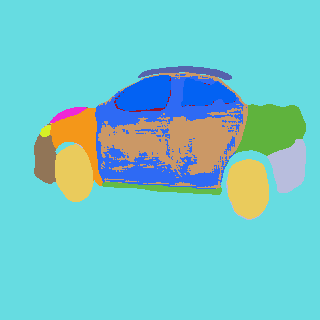
#> input picture segmented_image.png, 320 x 320 px
$ python poligons_from_seg.py
#> lines starting #> are read from the running program, lines starting #| are printed output that depends on the picture; after the words box and inside, x2 and y2 are one past the last pixel; in counts of white or black regions, pixels touching at a corner belong together
import cv2
import numpy as np

def image_to_polygon_vertices(image_path):
    """
    Converts a segmented image into a list of polygons for each segment.

    :param image_path: Path to the segmented image file.
    :return: A list of lists of (x, y) tuples representing the vertices of each polygon.
    """
#> called with image_path = 'segmented_image.png'
    # Load the image
    image = cv2.imread(image_path)
#> image is the input picture: shape (320, 320, 3); mean B, G, R 203.8, 200.9, 111.5
    if image is None:
        raise FileNotFoundError(f"Image at {image_path} not found.")

    # Convert to grayscale
    grayscale = cv2.cvtColor(image, cv2.COLOR_BGR2GRAY)
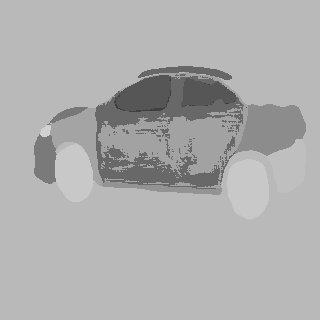
#> grayscale: shape (320, 320); min 63, max 209, mean 174.3

    # Threshold the grayscale image to create binary masks for each unique segment
    unique_values = np.unique(grayscale)  # Get unique intensity values (segments)
#> unique_values = [63, 86, 103, 104, 119, 122, 140, 147, 162, 164, 185, 191, 200, 209]

    polygons = []

    for value in unique_values:
        # Create a binary mask for the current segment
        mask = cv2.inRange(grayscale, int(value), int(value))

        # Find contours for the current mask
        contours, _ = cv2.findContours(mask, cv2.RETR_EXTERNAL, cv2.CHAIN_APPROX_SIMPLE)

        for contour in contours:
            # Approximate the contour to reduce the number of points
            epsilon = 0.01 * cv2.arcLength(contour, True)
            approx_vertices = cv2.approxPolyDP(contour, epsilon, True)

            # Convert to a list of (x, y) tuples
            vertices = [(point[0][0], point[0][1]) for point in approx_vertices]
            polygons.append(vertices)
#> this loop made 14 passes
#> value on passes 1, 2, 3, 4, 5, 6, 7, 8, 9, 10, 12, 13: 63, 86, 103, 104, 119, 122, 140, 147, 162, 164, 191, 200
#> (value, contours) on pass 11: (185, [[[0, 0], [0, 319], [319, 319], [319, 0]]])
#> pass 1, in image_to_polygon_vertices, `mask = cv2.inRange(grayscale, int(value), int(value))`:
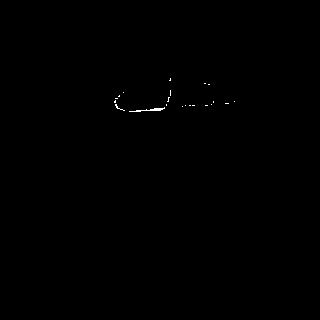
#> mask: shape (320, 320); 0.13% white in thin lines or dots, all inside (x1, y1, x2, y2) = (114, 78, 235, 112)
#> pass 2, in image_to_polygon_vertices, `mask = cv2.inRange(grayscale, int(value), int(value))`:
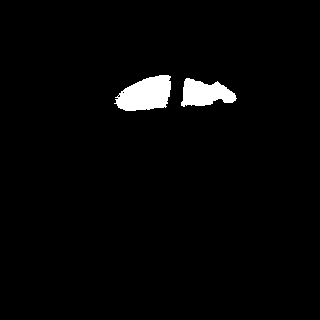
#> mask: shape (320, 320); 2.5% white; 2 white regions, box (x1, y1, x2, y2) and area: (114, 75, 171, 111) 1463, (181, 78, 237, 107) 1059
#> pass 3, in image_to_polygon_vertices, `mask = cv2.inRange(grayscale, int(value), int(value))`:
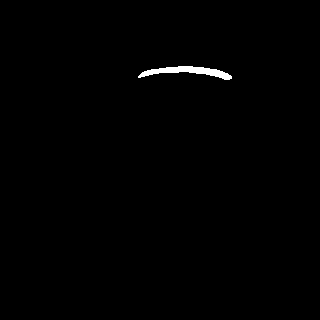
#> mask: shape (320, 320); 0.55% white; 1 white region, box (x1, y1, x2, y2) and area: (138, 66, 232, 80) 568
#> after the loop:
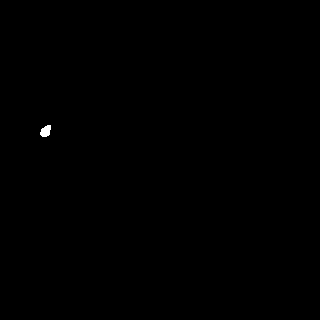
#> mask: shape (320, 320); 0.09% white; 1 white region, box (x1, y1, x2, y2) and area: (40, 125, 51, 137) 97
#> after the loop, polygons = 180 items

    return polygons

# Example usage
if __name__ == "__main__":
    image_path = "segmented_image.png"  # Replace with the path to your image
    try:
        vertices = image_to_polygon_vertices(image_path)
#> vertices = 180 items
        print("Polygon vertices:", vertices)
#> (printed output is left out)
    except (FileNotFoundError, ValueError) as e:
        print(e)
